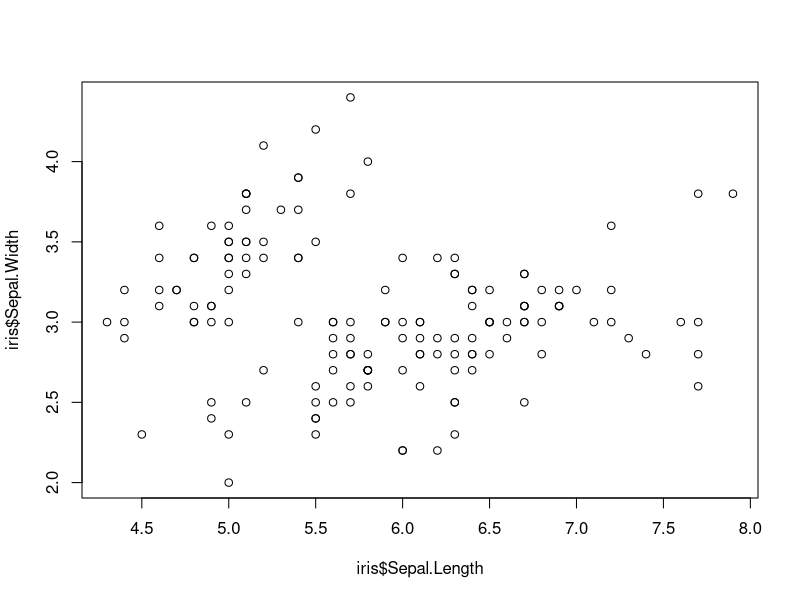
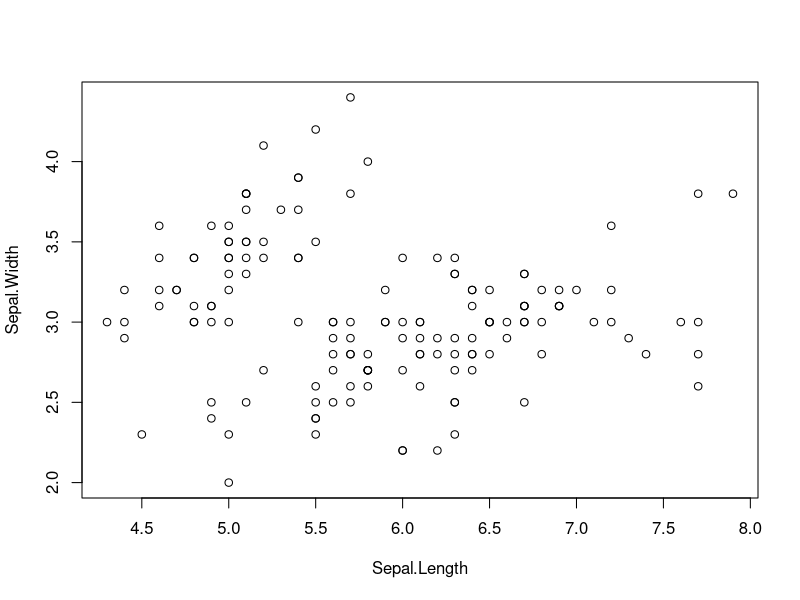
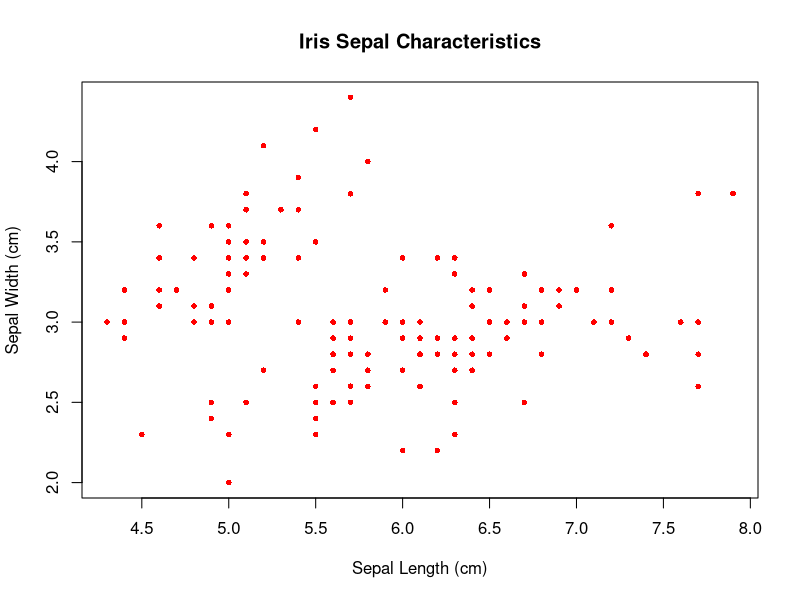
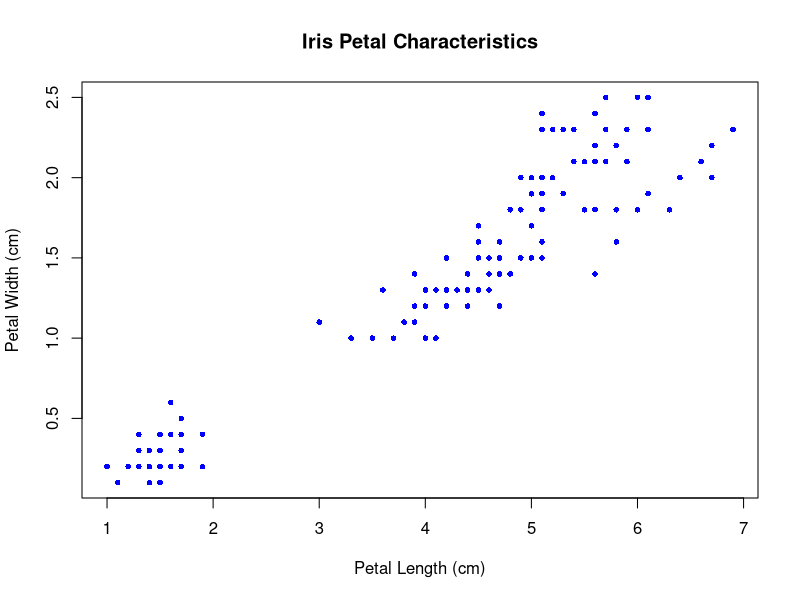
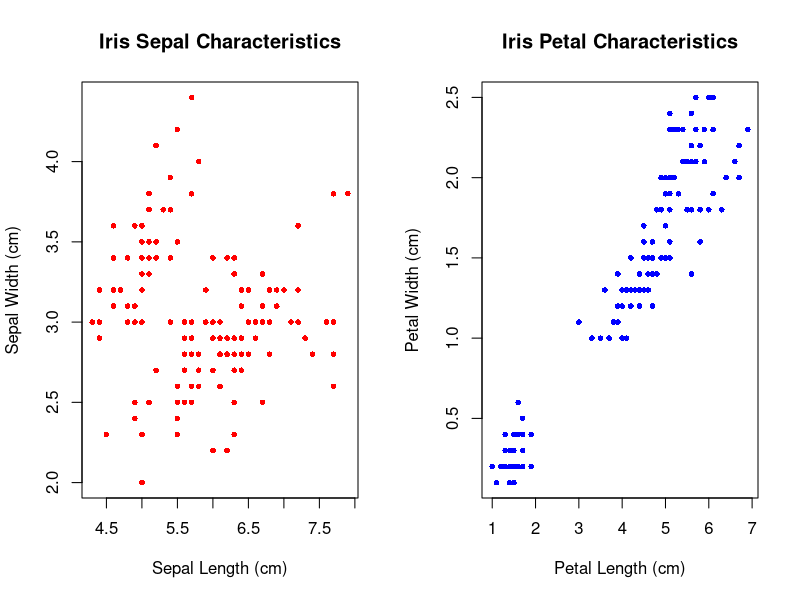
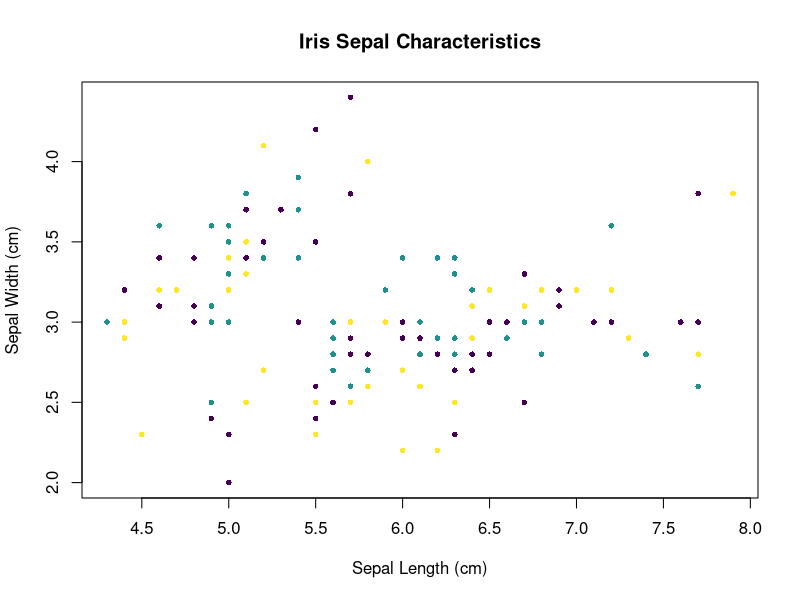

The R script that drew these images, in order:
##### SETUP #####
getwd()
setwd("/Users/17739/intersession_data_2024/code/day3_plotting")
getwd()
library(datasets)
install.packages("viridis")
library(viridisLite)
library(viridis)

### DATA ###
data("iris")
#imports data named iris

class(iris)
#should show up as "data.frame"
dim(iris)
# rows first columns second

head(iris)
# prints the table

table(iris$Species)
#$ outputs a certain column, can also do this with numbers
table(iris[,5])
table(iris[,"Species"])
#^^should output the exact same thing

### PLOTTING: relationships between diff variables ###
##relationship btwn sepal length and sepal width##
plot(iris$Sepal.Length, iris$Sepal.Width)
plot(iris[,c(1,2)])
#should have the same plot using this notation
#benefit of brackets is the axis labels look better

# png('iris_sepal.png', width = 520, height = 520)
plot(iris[,c(1,2)], pch = 16, cex = 0.75, col = "red",
     xlab = "Sepal Length (cm)", ylab = "Sepal Width (cm)",
     main = "Iris Sepal Characteristics")
#cex changes dot size, col changes color, pch changes plot char aka shape of dots
#xlab is x label, ylab is y label, main is title of plot
# dev.off()

plot(iris$Petal.Length, iris$Petal.Width, pch = 16, cex = 0.75, col = "blue",
     xlab = "Petal Length (cm)", ylab = "Petal Width (cm)",
     main = "Iris Petal Characteristics")

#plot graphs side by side, run below together
par(mfrow = c(1,2))
plot(iris[,c(1,2)], pch = 16, cex = 0.75, col = "red",
     xlab = "Sepal Length (cm)", ylab = "Sepal Width (cm)",
     main = "Iris Sepal Characteristics")
plot(iris$Petal.Length, iris$Petal.Width, pch = 16, cex = 0.75, col = "blue",
     xlab = "Petal Length (cm)", ylab = "Petal Width (cm)",
     main = "Iris Petal Characteristics")

### Color by Species ###
col.species.unique <- viridis::viridis(3)

par(mfrow = c(1,1))
plot(iris[,c(1,2)], pch = 16, cex = 0.75, col = col.species.unique,
     xlab = "Sepal Length (cm)", ylab = "Sepal Width (cm)",
     main = "Iris Sepal Characteristics")
